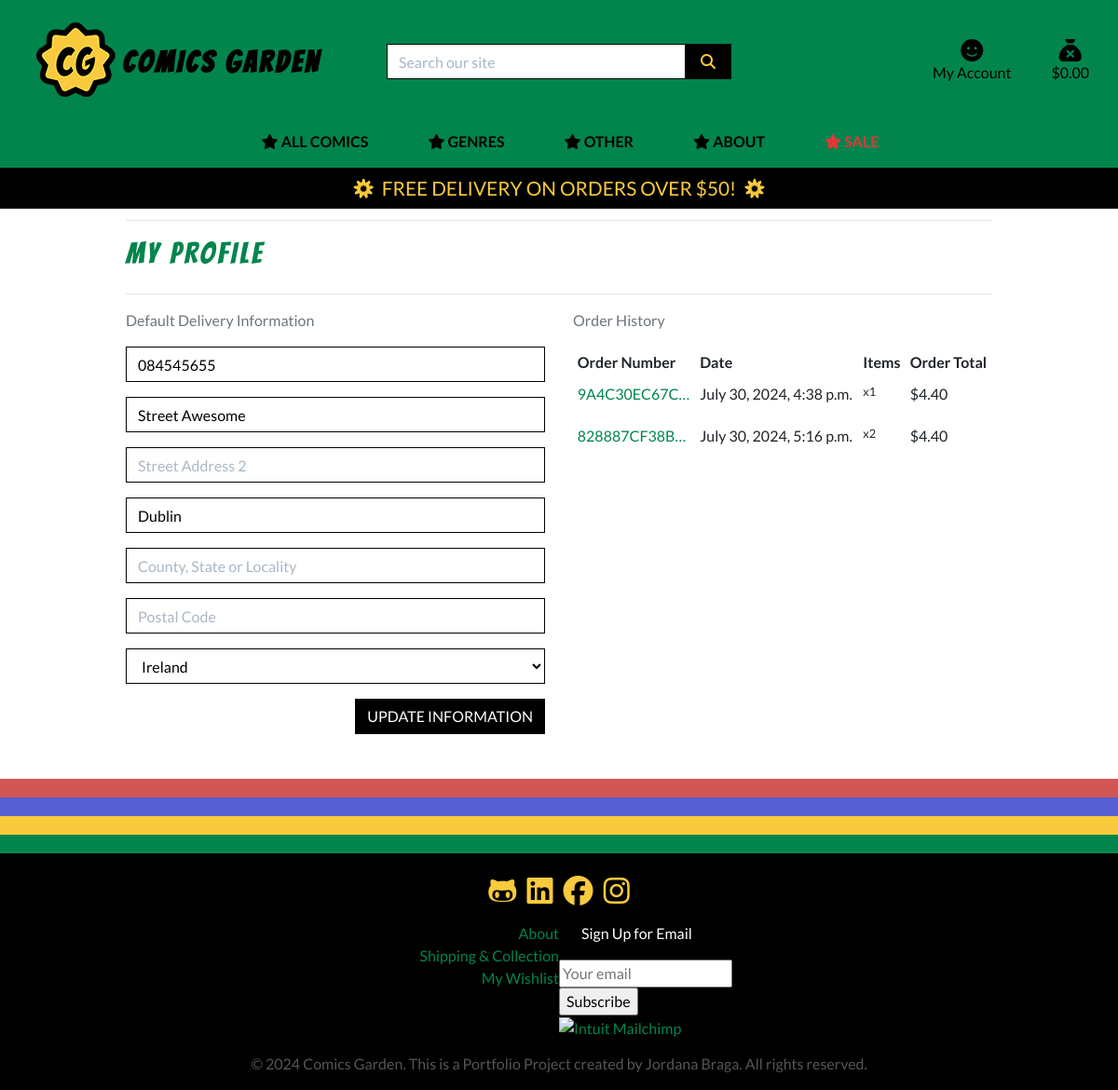
The app's page /profile/ (signed in), older data.
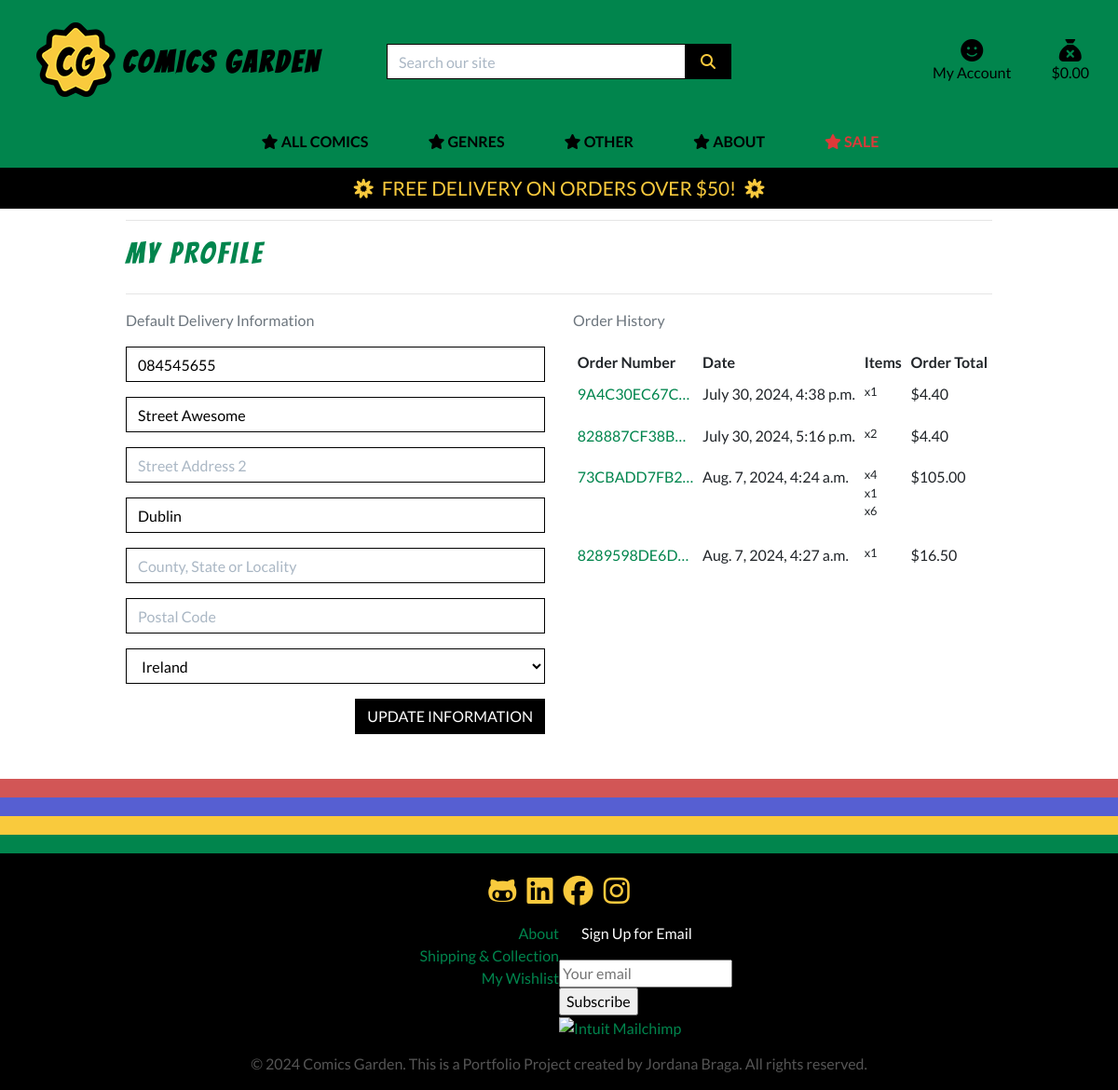
The same page, newer data.
### checkout/models.py (models this page shows, shortened)
class Order(models.Model):
    order_number = models.CharField(max_length=32, null=False, editable=False)
    user_profile = models.ForeignKey(UserProfile, on_delete=models.SET_NULL,
                                     null=True, blank=True, related_name='orders')
    full_name = models.CharField(max_length=50, null=False, blank=False)
    email = models.EmailField(max_length=254, null=False, blank=False)
    phone_number = models.CharField(max_length=20, null=False, blank=False)
    country = CountryField(blank_label='Country *', null=False, blank=False)
    postcode = models.CharField(max_length=20, null=True, blank=True)
    town_or_city = models.CharField(max_length=40, null=False, blank=False)
    street_address1 = models.CharField(max_length=80, null=False, blank=False)
    street_address2 = models.CharField(max_length=80, null=True, blank=True)
    county = models.CharField(max_length=80, null=True, blank=True)
    date = models.DateTimeField(auto_now_add=True)
    delivery_cost = models.DecimalField(max_digits=6, decimal_places=2, null=False, default=0)
    order_total = models.DecimalField(max_digits=10, decimal_places=2, null=False, default=0)
    grand_total = models.DecimalField(max_digits=10, decimal_places=2, null=False, default=0)
    original_bag = models.TextField(null=False, blank=False, default='')
    stripe_pid = models.CharField(max_length=254, null=False, blank=False, default='')

class OrderLineItem(models.Model):
    order = models.ForeignKey(Order, null=False, blank=False, on_delete=models.CASCADE, related_name='lineitems')
    product = models.ForeignKey(Product, null=False, blank=False, on_delete=models.CASCADE)
    product_size = models.CharField(max_length=2, null=True, blank=True) # XS, S, M, L, XL
    quantity = models.IntegerField(null=False, blank=False, default=0)
    lineitem_total = models.DecimalField(max_digits=6, decimal_places=2, null=False, blank=False, editable=False)

### profiles/views.py (the view)
# urls.py: path('profile/', include('profiles.urls')),
@login_required
def profile(request):
    profile = get_object_or_404(UserProfile, user=request.user)
    if request.method == 'POST':
        form = UserProfileForm(request.POST, instance=profile)
        if form.is_valid():
            form.save()
            messages.success(request, 'Profile updated successfully')
        else:
            messages.error(request, 'Update failed. Please ensure the form is valid.')
    else:
        form = UserProfileForm(instance=profile)
    orders = profile.orders.all()
    template = 'profiles/profile.html'
    context = {
        'form': form,
        'orders': orders,
        'on_profile_page': True
    }
    return render(request, template, context)

### profiles/forms.py
class UserProfileForm(forms.ModelForm):
    class Meta:
        model = UserProfile
        exclude = ('user',)
    def __init__(self, *args, **kwargs):
        super().__init__(*args, **kwargs)
        placeholders = {
            'default_phone_number': 'Phone Number',
            'default_postcode': 'Postal Code',
            'default_town_or_city': 'Town or City',
            'default_street_address1': 'Street Address 1',
            'default_street_address2': 'Street Address 2',
            'default_county': 'County, State or Locality',
        }
        self.fields['default_phone_number'].widget.attrs['autofocus'] = True
        for field in self.fields:
            if field != 'default_country':
                if self.fields[field].required:
                    placeholder = f'{placeholders[field]} *'
                else:
                    placeholder = placeholders[field]
                self.fields[field].widget.attrs['placeholder'] = placeholder
            self.fields[field].widget.attrs['class'] = 'border-black rounded-0 profile-form-input'
            self.fields[field].label = False

### profiles/templates/profiles/profile.html (shortened to what this page needs)
{% extends "base.html" %}
{% load static %}
{% block extra_css %}
    <link rel="stylesheet" href="{% static 'profiles/css/profile.css' %}">
{% endblock %}
{% block page_header %}
    <div class="container header-container">
    </div>
{% endblock %}
{% block content %}
<div class="overlay"></div>
<div class="container">
    <div class="row">
        <div class="col">
            <hr>
            <h2 class="logo-font mb-4 text-green">My Profile</h2>
            <hr>
        </div>
    </div>
    <div class="row">
        <div class="col-12 col-lg-6">
            <p class="text-muted">Default Delivery Information</p>
            <form class="mt-3" action="{% url 'profile' %}" method="POST" id="profile-update-form">
                {{ form|crispy }}
                <button class="btn btn-black rounded-0 text-uppercase float-right">Update Information</button>
            </form>
        </div>
        <div class="col-12 col-lg-6">
            <p class="text-muted">Order History</p>
            <div class="order-history table-responsive">
                <table class="table table-sm table-borderless">
                    <thead>
                        <tr>
                            <th>Order Number</th>
                            <th>Date</th>
                            <th>Items</th>
                            <th>Order Total</th>
                        </tr>
                    </thead>
                    <tbody>
                        {% for order in orders %}
                            <tr>
                                <td>
                                    <a href="{% url 'order_history' order.order_number %}" title="{{ order.order_number }}">
                                        {{ order.order_number|truncatechars:12 }}
                                    </a>
                                </td>
                                <td>{{ order.date }}</td>
                                <td>
                                    <ul class="list-unstyled">
                                        {% for item in order.lineitems.all %}
                                            <li class="small">
                                                {{ item.product.name }} x{{ item.quantity }}
                                            </li>
                                        {% endfor %}
                                    </ul>
                                </td>
                                <td>${{ order.grand_total }}</td>
                            </tr>
                        {% endfor %}
                    </tbody>
                </table>
            </div>
        </div>
    </div>
</div>
{% endblock %}

Row changes from the older to the newer data that the page shows:
added Order: order_number "73CBADD7FB2…", date "Aug. 7, 2024, 4:24 a.m.", grand_total "105.00"
added OrderLineItem: quantity "4", shown under "73CBADD7FB2…"
added OrderLineItem: quantity "1", shown under "73CBADD7FB2…"
added OrderLineItem: quantity "6", shown under "73CBADD7FB2…"
added Order: order_number "8289598DE6D…", date "Aug. 7, 2024, 4:27 a.m.", grand_total "16.50"
added OrderLineItem: quantity "1", shown under "8289598DE6D…"
